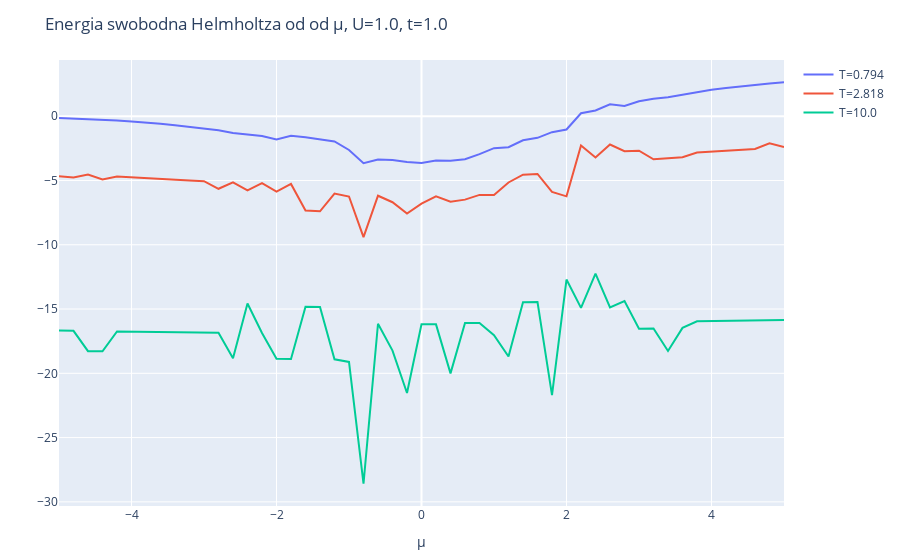

This figure's notebook cell:
### Code cell
y_vals = real.(helmholtz_vals)

layout = Layout(
    title="Energia swobodna Helmholtza od od μ, U=$U, t=$t",
    xaxis_title="μ",
    yaxis_title="",
)
plot([scatter(x=chem_potentials, y=yval, name="T=$t") for (yval, t) in zip(y_vals, temp_range)], layout)
